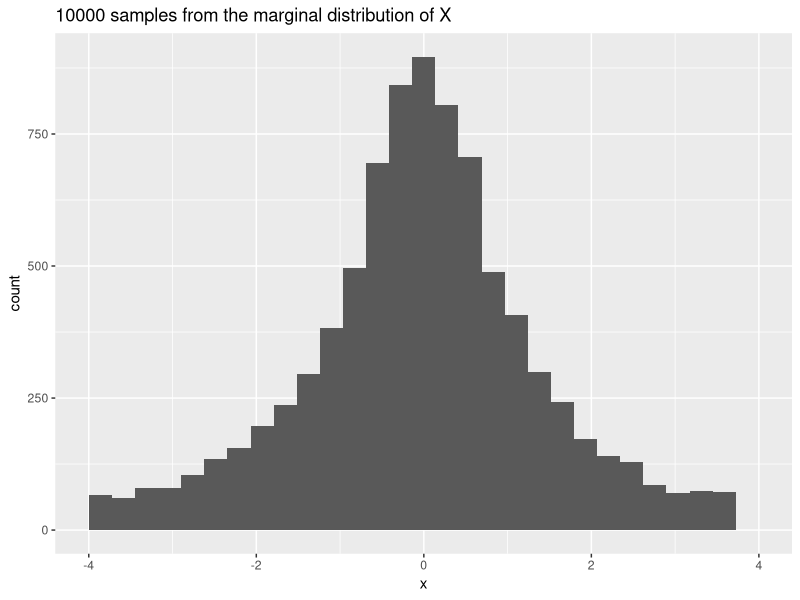
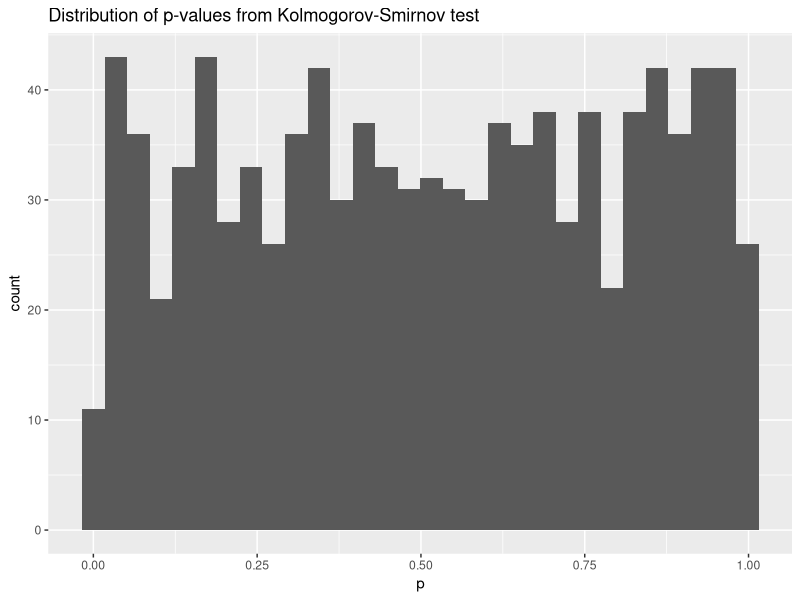

Write R code to recreate these figures, in order.
library(data.table)
library(ggplot2)

#Samples the marginal distribution of X
sample_marginal <- function(nu, num_samples) {
  tao_sq = rgamma(num_samples, nu/2, rate = nu/2)
  normal_with_tao <- function(tao_sq) {
    rnorm(1, 0, sqrt(1/tao_sq))
  }
  x = as.numeric(lapply(tao_sq, normal_with_tao))
}

#Plotting a sample of 10000 from the marginal distribution of X
data <- data.table(x = sample_marginal(1, 10000))
ggplot(data, aes(x = x)) + geom_histogram() + scale_x_continuous(limits = c(-4, 4)) + labs(title = "10000 samples from the marginal distribution of X")

#Test whether observed distribution is equal to a t distribution with 1 df
ks.test(data$x, "pt", 1)

#Sampling and performing KS test 1000 times, using 100 draws from the marginal distribution of X
pvalues = data.table(p = numeric())
for(i in 1:1000) {
  x = sample_marginal(1, 100)
  ks = ks.test(x, "pt", 1)$p.value
  pvalues = rbindlist(list(pvalues, data.table(p = ks)))
}
ggplot(pvalues, aes(x = p)) + geom_histogram() + labs(title = "Distribution of p-values from Kolmogorov-Smirnov test")
